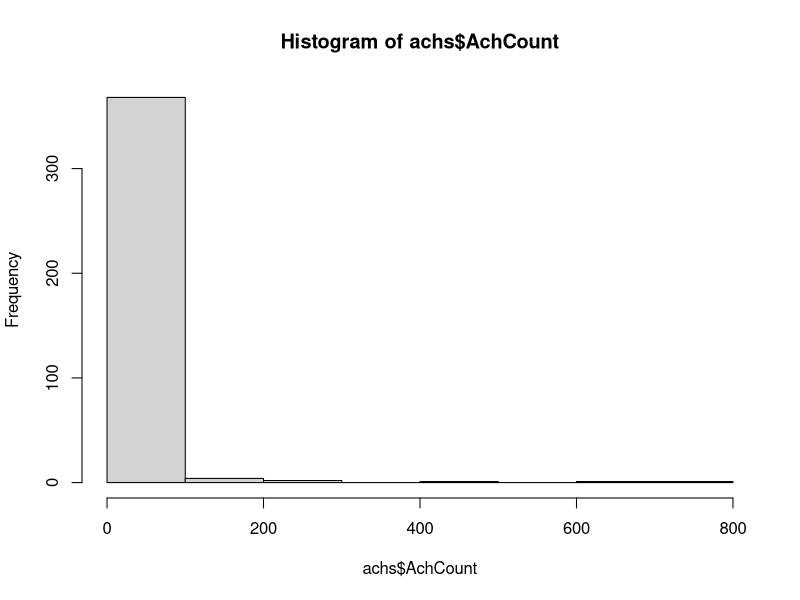
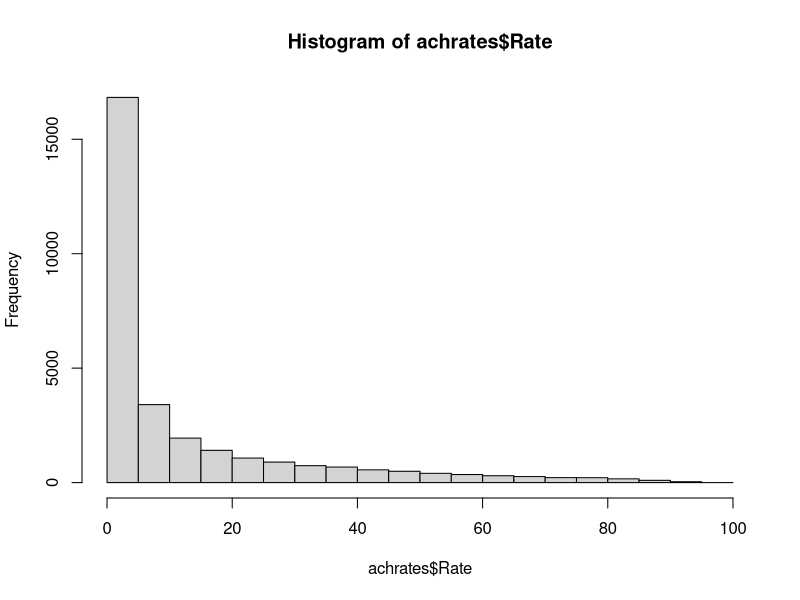
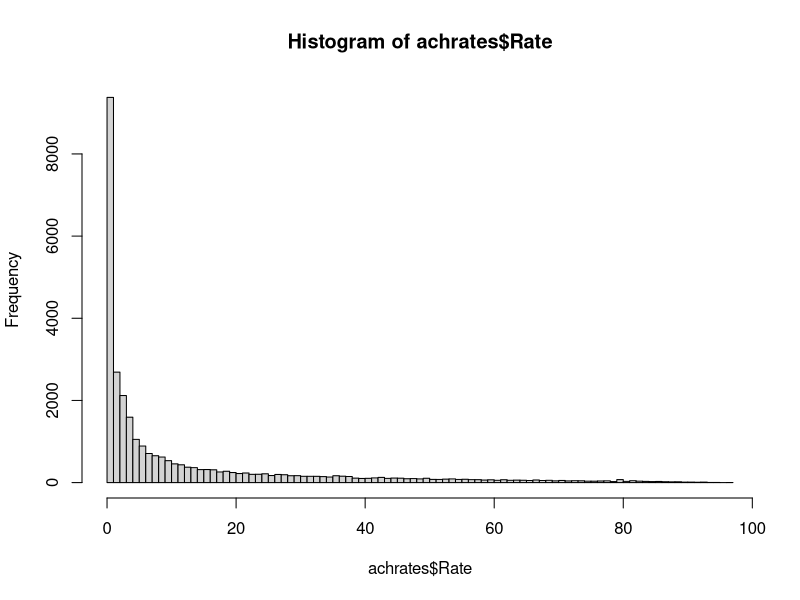
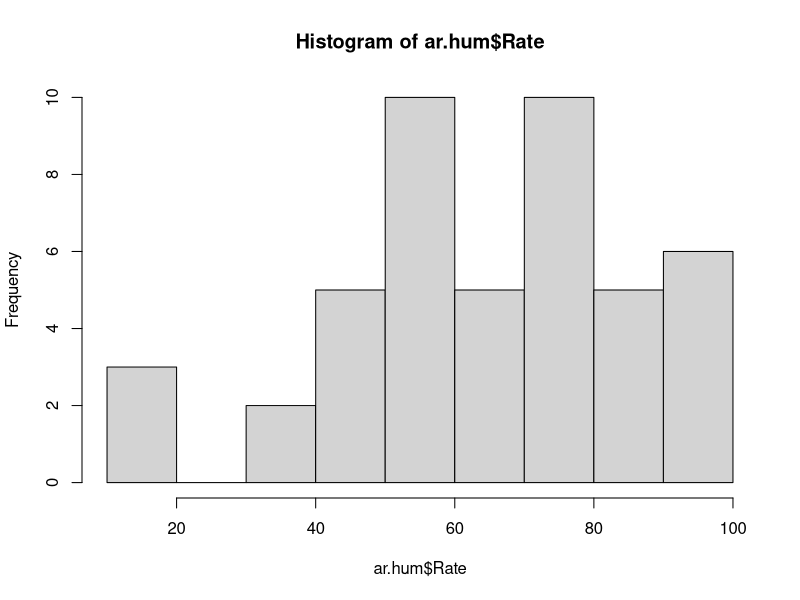

Write the R code that produced these figures, in order. (Note: this script raises an error after producing the figures.)
library(psych)

# ACHIEVEMENT COUNTS FOR GAMES
# Assign data from to achievements object
achs <- read.table("achievements.txt", header=T)

# Plot histogram for data
hist(achs$AchCount)

# Get some descriptive stats
describe(achs)



# GLOBAL ACHIEVEMENT RATES
# Assign data from achievement rates file
achrates <- read.table("ach-rates-full.txt", header=T, quote="|")

# Plot histogram for data
hist(achrates$Rate)
hist(achrates$Rate, breaks = 100)

# Get some descriptive stats
describe(achrates)



# ACHIEVEMENT RATES FOR USER

achrates <- read.table("user-ach-rates.txt", header=T, quote="~")
ar.hum <- subset(achrates, User == "Humiliator")
ar.jw <- subset(achrates, User == "jediwannabe")
ar.dav <- subset(achrates, User == "David")

hist(ar.hum$Rate)
hist(ar.hum)
